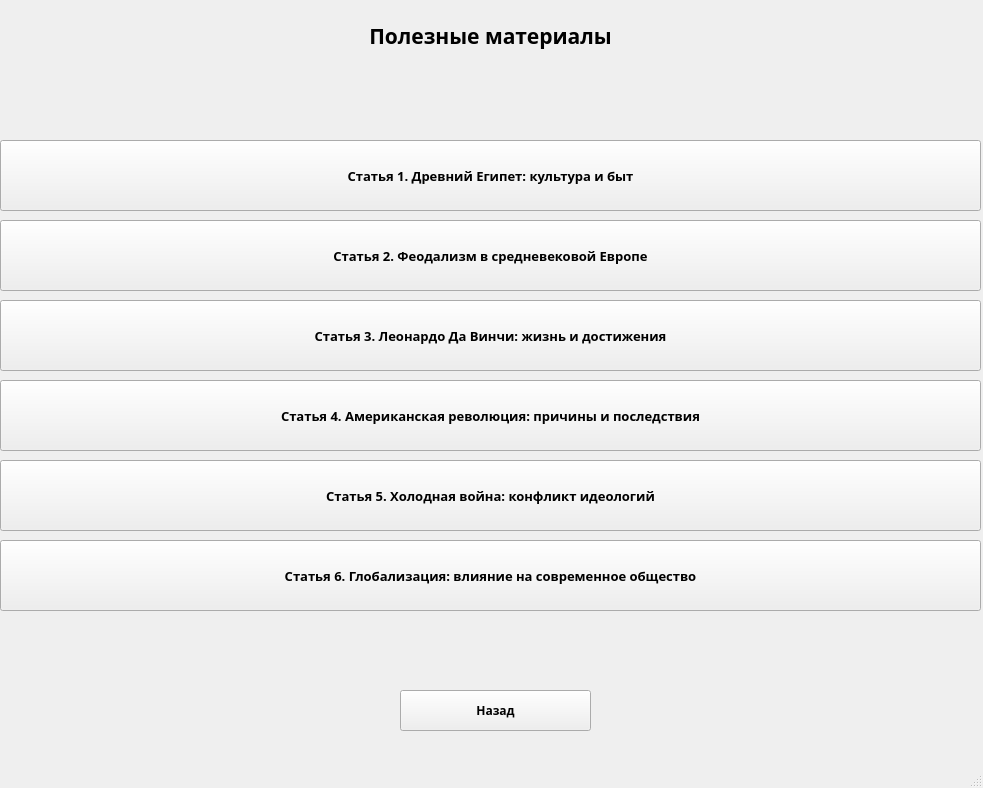
<?xml version="1.0" encoding="UTF-8"?>
<ui version="4.0">
 <class>MainWindow</class>
 <widget class="QMainWindow" name="MainWindow">
  <property name="geometry">
   <rect>
    <x>0</x>
    <y>0</y>
    <width>983</width>
    <height>788</height>
   </rect>
  </property>
  <property name="maximumSize">
   <size>
    <width>983</width>
    <height>16777215</height>
   </size>
  </property>
  <property name="font">
   <font>
    <family>Rockwell Extra Bold</family>
    <pointsize>10</pointsize>
    <weight>75</weight>
    <bold>true</bold>
   </font>
  </property>
  <property name="windowTitle">
   <string>MainWindow</string>
  </property>
  <widget class="QWidget" name="centralwidget">
   <widget class="QLabel" name="heading_label">
    <property name="geometry">
     <rect>
      <x>0</x>
      <y>0</y>
      <width>981</width>
      <height>71</height>
     </rect>
    </property>
    <property name="maximumSize">
     <size>
      <width>981</width>
      <height>71</height>
     </size>
    </property>
    <property name="font">
     <font>
      <family>Rockwell Extra Bold</family>
      <pointsize>16</pointsize>
      <weight>75</weight>
      <bold>true</bold>
     </font>
    </property>
    <property name="text">
     <string>Полезные материалы</string>
    </property>
    <property name="alignment">
     <set>Qt::AlignCenter</set>
    </property>
   </widget>
   <widget class="QPushButton" name="first_article">
    <property name="geometry">
     <rect>
      <x>0</x>
      <y>140</y>
      <width>981</width>
      <height>71</height>
     </rect>
    </property>
    <property name="maximumSize">
     <size>
      <width>981</width>
      <height>71</height>
     </size>
    </property>
    <property name="font">
     <font>
      <family>Rockwell Extra Bold</family>
      <pointsize>10</pointsize>
      <weight>75</weight>
      <bold>true</bold>
     </font>
    </property>
    <property name="text">
     <string>Статья 1. Древний Египет: культура и быт</string>
    </property>
   </widget>
   <widget class="QPushButton" name="second_article">
    <property name="geometry">
     <rect>
      <x>0</x>
      <y>220</y>
      <width>981</width>
      <height>71</height>
     </rect>
    </property>
    <property name="maximumSize">
     <size>
      <width>981</width>
      <height>71</height>
     </size>
    </property>
    <property name="font">
     <font>
      <family>Rockwell Extra Bold</family>
      <pointsize>10</pointsize>
      <weight>75</weight>
      <bold>true</bold>
     </font>
    </property>
    <property name="text">
     <string>Статья 2. Феодализм в средневековой Европе</string>
    </property>
   </widget>
   <widget class="QPushButton" name="third_article">
    <property name="geometry">
     <rect>
      <x>0</x>
      <y>300</y>
      <width>981</width>
      <height>71</height>
     </rect>
    </property>
    <property name="maximumSize">
     <size>
      <width>981</width>
      <height>71</height>
     </size>
    </property>
    <property name="text">
     <string>Статья 3. Леонардо Да Винчи: жизнь и достижения</string>
    </property>
   </widget>
   <widget class="QPushButton" name="fourth_article">
    <property name="geometry">
     <rect>
      <x>0</x>
      <y>380</y>
      <width>981</width>
      <height>71</height>
     </rect>
    </property>
    <property name="maximumSize">
     <size>
      <width>981</width>
      <height>71</height>
     </size>
    </property>
    <property name="text">
     <string>Статья 4. Американская революция: причины и последствия</string>
    </property>
   </widget>
   <widget class="QPushButton" name="fifth_article">
    <property name="geometry">
     <rect>
      <x>0</x>
      <y>460</y>
      <width>981</width>
      <height>71</height>
     </rect>
    </property>
    <property name="maximumSize">
     <size>
      <width>981</width>
      <height>71</height>
     </size>
    </property>
    <property name="text">
     <string>Статья 5. Холодная война: конфликт идеологий</string>
    </property>
   </widget>
   <widget class="QPushButton" name="sixth_article">
    <property name="geometry">
     <rect>
      <x>0</x>
      <y>540</y>
      <width>981</width>
      <height>71</height>
     </rect>
    </property>
    <property name="maximumSize">
     <size>
      <width>981</width>
      <height>71</height>
     </size>
    </property>
    <property name="text">
     <string>Статья 6. Глобализация: влияние на современное общество</string>
    </property>
   </widget>
   <widget class="QPushButton" name="return_button">
    <property name="geometry">
     <rect>
      <x>400</x>
      <y>690</y>
      <width>191</width>
      <height>41</height>
     </rect>
    </property>
    <property name="maximumSize">
     <size>
      <width>191</width>
      <height>41</height>
     </size>
    </property>
    <property name="font">
     <font>
      <family>Rockwell Extra Bold</family>
      <pointsize>9</pointsize>
      <weight>75</weight>
      <bold>true</bold>
     </font>
    </property>
    <property name="text">
     <string>Назад</string>
    </property>
   </widget>
  </widget>
  <widget class="QMenuBar" name="menubar">
   <property name="geometry">
    <rect>
     <x>0</x>
     <y>0</y>
     <width>983</width>
     <height>26</height>
    </rect>
   </property>
  </widget>
  <widget class="QStatusBar" name="statusbar"/>
 </widget>
 <resources/>
 <connections/>
</ui>
